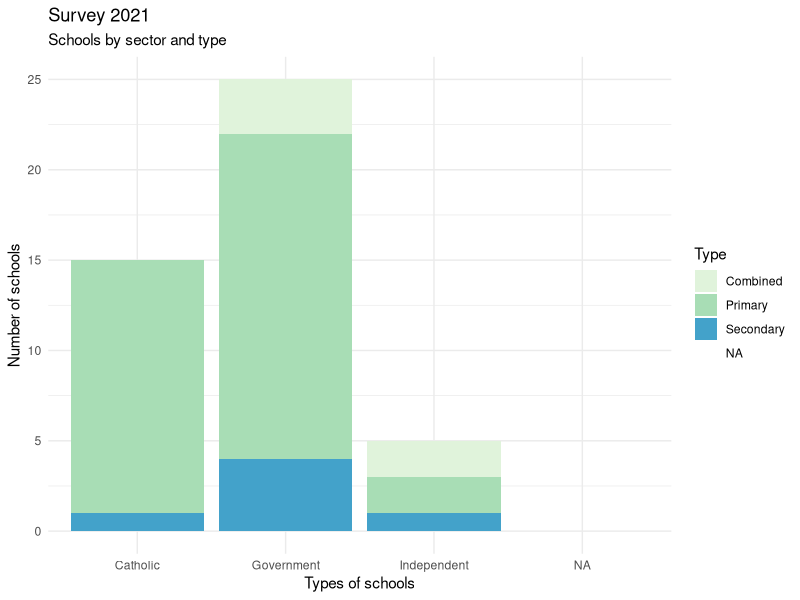
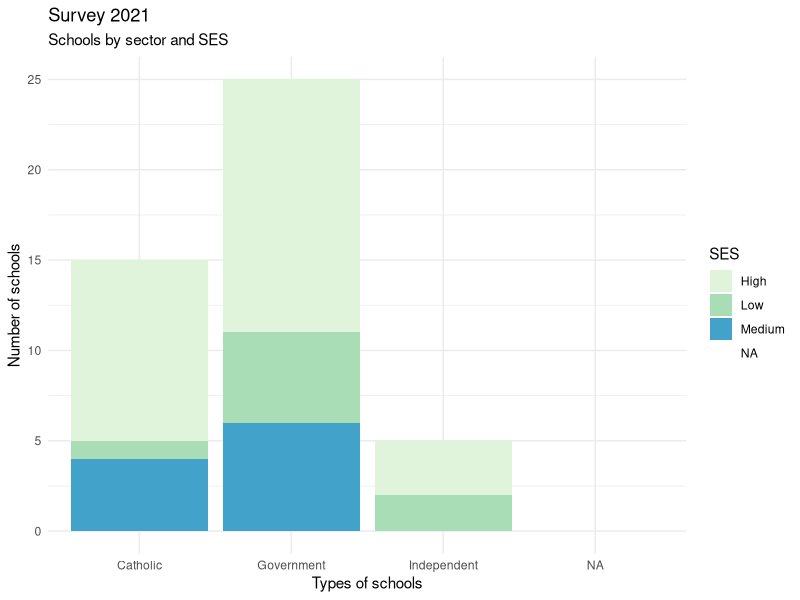

R code for these plots, in order:
## ---- chunk 1
library(tidyverse)
#theme_set(theme_minimal())
data<-read_csv("data/survey.csv")


## ---- chunk 2

data%>%
  ggplot(aes(Sector, fill=Type))+
  geom_bar()+
  labs(x = "Types of schools", y = "Number of schools",
    title="Survey 2021",
       subtitle="Schools by sector and type")+
  theme(legend.position="right")+
  scale_fill_brewer(palette="GnBu")+
  theme_minimal()

data%>%
  ggplot(aes(Sector, fill=SES))+
  geom_bar()+
  labs(x = "Types of schools", y = "Number of schools",
    title="Survey 2021",
       subtitle="Schools by sector and SES")+
  theme(legend.position="right")+
  scale_fill_brewer(palette="GnBu")+
  theme_minimal()


## ---- chunk 3
#| fig-column: margin
data%>%
  group_by(Sector)%>%
  summarise(average_n=mean(total5),
            average_npc=mean(total_pc))%>%
  knitr::kable(caption="Effective school organisation")
